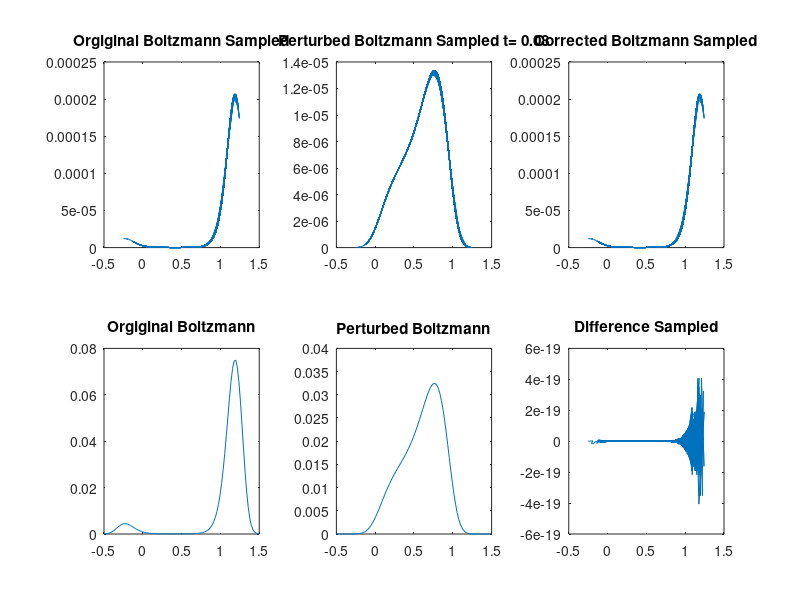

Write the MATLAB code that produced this figure.
%Skipt zur Simulation mit Homotopie
clear Xem
close all
% %Range
x=linspace(-0.5,1.5);
%e.g. 
poth =@(y) 8.*y.^4-44/3.*y.^3 + 2.*y.^2 +11/3.*y+1;
dpoth =@(y) 32.*y.^3-44.*y.^2+4.*y.^2+11/3;
pot = poth(x);
dpot= dpoth(x);
t=0.08;
hpoth =@(y) poth(y)+96.*t.^2+(4-88.*y+96.*y.^2).*t;
hpot=hpoth(x);

N=100000;
Xzero=-0.25;
dt=1/1000;

beta = 3;

 
    
    dhpoth =@(y) dpoth(y)+(-88 +192.*y).*t; 
    
    %homopoth =@(y) poth(y)+24.*t(i).^4+(2-44.*y+48.*y.^2).*t(i).^2;
    %dhomopoth =@(y) dpoth(y)+(-44 +48.*y).*t(i).^2; 
    
     Xtemp=zeros(1,N);
     Xtemp(1)=Xzero;
     
     
    for j=2:N
       Xtemp(j) = Xtemp(j-1) -(dhpoth(Xtemp(j-1))).*dt + sqrt(2*dt/beta)*randn;
    end
    
    %diff = hpoth-poth
    diff=@(y) 96.*t.^2+(4-88.*y+96.*y.^2).*t;
    sdiff= sum(diff(x));
%     
%     for j=1:N
%         Xpert (j) = (Xtemp(j)*exp(-beta*diff(Xtemp(j))))/sdiff;
%     end
    Xhelp=zeros(1,length(Xtemp));
    Xhelp(1)=Xzero;
    Xh=Xzero;
    j=1;
    %correct Normalization
    % Backwards jumps had to be excluded
    for i=1:length(Xtemp)
        if (Xh < Xtemp(i))
            Xhelp(i)= Xh;
            Xh=Xtemp(i);
            j=j+1;
        end
    end
    
    
    orgBoltz=exp(-beta*poth(Xtemp))./sum(exp(-beta*poth(Xtemp)));
    pertBoltz = exp(-beta*hpoth(Xtemp))./sum(exp(-beta*hpoth(Xtemp)));
    corrBoltz = (exp(-beta*(hpoth(Xtemp))).*exp(beta*diff(Xtemp)) )./sum(exp(-beta*(hpoth(Xtemp))).*exp(beta*diff(Xtemp)));
    
    subplot(2,3,1)
    plot(Xtemp,orgBoltz); 
    title('Orgiginal Boltzmann Sampled')
    %hold on
    %hold off
    
    subplot(2,3,2)
    plot(Xtemp,pertBoltz)
    title(['Perturbed Boltzmann Sampled t= ',num2str(t)])
    
    subplot(2,3,3)
    plot(Xtemp,corrBoltz);
    title('Corrected Boltzmann Sampled')
    % wenn man die richtige Konstante nimmt dann wird auch die richtige
    % Boltzmannverteilung gesampelt sum(exp(-beta*(hpoth(x))).*exp(beta*diff(x))
    
    subplot(2,3,4)
    plot(x,exp(-beta*poth(x))./sum(exp(-beta*poth(x))))
    title('Orgiginal Boltzmann')
    
    subplot(2,3,5)
    plot(x,exp(-beta*hpoth(x))./sum(exp(-beta*hpoth(x))))
    title('Perturbed Boltzmann')
    
%     subplot(2,3,6)
%     plot(x,exp(-beta*(poth(x)))./sum(exp(-beta*(poth(x))))-exp(-beta*(hpoth(x)))./sum(exp(-beta*(hpoth(x)))))
%     title('Difference Distribution')
    
    subplot(2,3,6)
    plot(Xtemp,orgBoltz-corrBoltz)
    title('Difference Sampled')
   
    